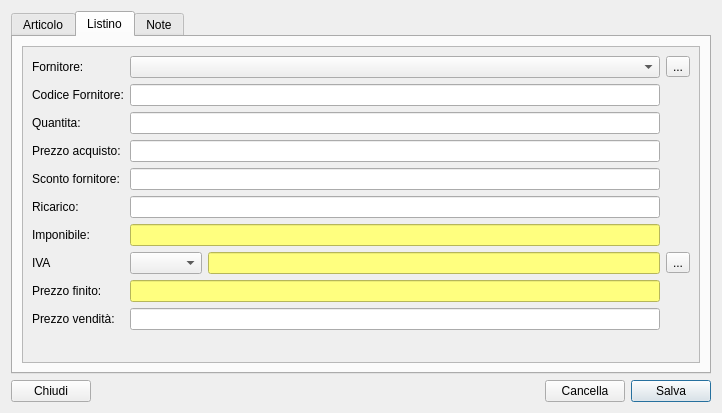
<?xml version="1.0" encoding="UTF-8"?>
<ui version="4.0">
 <class>ArticoloDialog</class>
 <widget class="QDialog" name="ArticoloDialog">
  <property name="geometry">
   <rect>
    <x>0</x>
    <y>0</y>
    <width>722</width>
    <height>413</height>
   </rect>
  </property>
  <property name="windowTitle">
   <string>Dialog</string>
  </property>
  <layout class="QVBoxLayout" name="verticalLayout_5">
   <item>
    <widget class="QTabWidget" name="tabWidget">
     <property name="tabShape">
      <enum>QTabWidget::Rounded</enum>
     </property>
     <property name="currentIndex">
      <number>1</number>
     </property>
     <property name="elideMode">
      <enum>Qt::ElideNone</enum>
     </property>
     <widget class="QWidget" name="tab">
      <attribute name="title">
       <string>Articolo</string>
      </attribute>
      <layout class="QVBoxLayout" name="verticalLayout_2">
       <item>
        <widget class="QScrollArea" name="scrollArea">
         <property name="widgetResizable">
          <bool>true</bool>
         </property>
         <widget class="QWidget" name="scrollAreaWidgetContents">
          <property name="geometry">
           <rect>
            <x>0</x>
            <y>0</y>
            <width>680</width>
            <height>315</height>
           </rect>
          </property>
          <layout class="QVBoxLayout" name="verticalLayout_4">
           <property name="leftMargin">
            <number>9</number>
           </property>
           <item>
            <layout class="QGridLayout" name="gridLayout">
             <item row="1" column="0">
              <widget class="QLabel" name="label_7">
               <property name="text">
                <string>Marca:</string>
               </property>
               <property name="buddy">
                <cstring>cb_marca</cstring>
               </property>
              </widget>
             </item>
             <item row="6" column="0">
              <widget class="QLabel" name="label_9">
               <property name="text">
                <string>Unità di misura:</string>
               </property>
               <property name="buddy">
                <cstring>cb_unitamisura</cstring>
               </property>
              </widget>
             </item>
             <item row="7" column="1">
              <widget class="QLineEdit" name="le_scorta"/>
             </item>
             <item row="7" column="0">
              <widget class="QLabel" name="label_18">
               <property name="text">
                <string>Scorta minima:</string>
               </property>
               <property name="buddy">
                <cstring>le_scorta</cstring>
               </property>
              </widget>
             </item>
             <item row="3" column="0">
              <widget class="QLabel" name="label_3">
               <property name="text">
                <string>Codice Articolo:</string>
               </property>
               <property name="buddy">
                <cstring>le_cod_articolo</cstring>
               </property>
              </widget>
             </item>
             <item row="1" column="2">
              <widget class="QToolButton" name="pb_marca_dlg">
               <property name="text">
                <string>...</string>
               </property>
              </widget>
             </item>
             <item row="1" column="1">
              <widget class="QComboBox" name="cb_marca"/>
             </item>
             <item row="2" column="1">
              <widget class="QLineEdit" name="le_modello"/>
             </item>
             <item row="2" column="0">
              <widget class="QLabel" name="label_8">
               <property name="text">
                <string>Modello:</string>
               </property>
               <property name="buddy">
                <cstring>le_modello</cstring>
               </property>
              </widget>
             </item>
             <item row="6" column="1">
              <widget class="QComboBox" name="cb_unitamisura"/>
             </item>
             <item row="4" column="0">
              <widget class="QLabel" name="label_5">
               <property name="text">
                <string>Codice a barre:</string>
               </property>
               <property name="buddy">
                <cstring>le_cod_barre</cstring>
               </property>
              </widget>
             </item>
             <item row="0" column="1">
              <widget class="QLineEdit" name="le_descrizione"/>
             </item>
             <item row="5" column="1">
              <widget class="QComboBox" name="cb_catmerce"/>
             </item>
             <item row="3" column="1">
              <widget class="QLineEdit" name="le_cod_articolo"/>
             </item>
             <item row="6" column="2">
              <widget class="QToolButton" name="pb_unita_dlg">
               <property name="text">
                <string>...</string>
               </property>
              </widget>
             </item>
             <item row="5" column="2">
              <widget class="QToolButton" name="pb_catmerce_dlg">
               <property name="text">
                <string>...</string>
               </property>
              </widget>
             </item>
             <item row="5" column="0">
              <widget class="QLabel" name="label_6">
               <property name="text">
                <string>Categoria:</string>
               </property>
               <property name="buddy">
                <cstring>cb_catmerce</cstring>
               </property>
              </widget>
             </item>
             <item row="0" column="0">
              <widget class="QLabel" name="label">
               <property name="text">
                <string>Descrizione :</string>
               </property>
               <property name="buddy">
                <cstring>le_descrizione</cstring>
               </property>
              </widget>
             </item>
             <item row="4" column="1">
              <widget class="QLineEdit" name="le_cod_barre"/>
             </item>
            </layout>
           </item>
           <item>
            <spacer name="verticalSpacer">
             <property name="orientation">
              <enum>Qt::Vertical</enum>
             </property>
             <property name="sizeHint" stdset="0">
              <size>
               <width>20</width>
               <height>31</height>
              </size>
             </property>
            </spacer>
           </item>
          </layout>
         </widget>
        </widget>
       </item>
      </layout>
     </widget>
     <widget class="QWidget" name="tab_3">
      <attribute name="title">
       <string>Listino</string>
      </attribute>
      <layout class="QVBoxLayout" name="verticalLayout_6">
       <item>
        <widget class="QScrollArea" name="scrollArea_2">
         <property name="widgetResizable">
          <bool>true</bool>
         </property>
         <widget class="QWidget" name="scrollAreaWidgetContents_2">
          <property name="geometry">
           <rect>
            <x>0</x>
            <y>0</y>
            <width>680</width>
            <height>315</height>
           </rect>
          </property>
          <layout class="QVBoxLayout" name="verticalLayout">
           <item>
            <layout class="QGridLayout" name="gridLayout_3">
             <item row="3" column="1" colspan="2">
              <widget class="QLineEdit" name="le_prezzo_acquisto">
               <property name="placeholderText">
                <string/>
               </property>
              </widget>
             </item>
             <item row="0" column="0">
              <widget class="QLabel" name="label_2">
               <property name="text">
                <string>Fornitore:</string>
               </property>
               <property name="buddy">
                <cstring>cb_fornitore</cstring>
               </property>
              </widget>
             </item>
             <item row="1" column="0">
              <widget class="QLabel" name="label_4">
               <property name="text">
                <string>Codice Fornitore:</string>
               </property>
               <property name="buddy">
                <cstring>le_cod_fornitore</cstring>
               </property>
              </widget>
             </item>
             <item row="2" column="0">
              <widget class="QLabel" name="label_13">
               <property name="text">
                <string>Quantita:</string>
               </property>
               <property name="buddy">
                <cstring>le_quantita</cstring>
               </property>
              </widget>
             </item>
             <item row="3" column="0">
              <widget class="QLabel" name="label_14">
               <property name="text">
                <string>Prezzo acquisto:</string>
               </property>
               <property name="buddy">
                <cstring>le_prezzo_acquisto</cstring>
               </property>
              </widget>
             </item>
             <item row="4" column="0">
              <widget class="QLabel" name="label_15">
               <property name="text">
                <string>Sconto fornitore:</string>
               </property>
               <property name="buddy">
                <cstring>le_sconto</cstring>
               </property>
              </widget>
             </item>
             <item row="6" column="0">
              <widget class="QLabel" name="label_17">
               <property name="text">
                <string>Ricarico:</string>
               </property>
               <property name="buddy">
                <cstring>le_ricarico</cstring>
               </property>
              </widget>
             </item>
             <item row="9" column="0">
              <widget class="QLabel" name="label_16">
               <property name="text">
                <string>IVA</string>
               </property>
               <property name="buddy">
                <cstring>cb_codiva</cstring>
               </property>
              </widget>
             </item>
             <item row="1" column="1" colspan="2">
              <widget class="QLineEdit" name="le_cod_fornitore"/>
             </item>
             <item row="0" column="3">
              <widget class="QToolButton" name="pb_fornitore_dlg">
               <property name="text">
                <string>...</string>
               </property>
              </widget>
             </item>
             <item row="0" column="1" colspan="2">
              <widget class="QComboBox" name="cb_fornitore"/>
             </item>
             <item row="2" column="1" colspan="2">
              <widget class="QLineEdit" name="le_quantita"/>
             </item>
             <item row="4" column="1" colspan="2">
              <widget class="QLineEdit" name="le_sconto"/>
             </item>
             <item row="9" column="1">
              <widget class="QComboBox" name="cb_codiva"/>
             </item>
             <item row="7" column="0">
              <widget class="QLabel" name="label_19">
               <property name="text">
                <string>Imponibile:</string>
               </property>
               <property name="buddy">
                <cstring>le_imponibile</cstring>
               </property>
              </widget>
             </item>
             <item row="9" column="2">
              <widget class="QLineEdit" name="le_iva">
               <property name="styleSheet">
                <string notr="true">background-color: rgb(255, 255, 127);</string>
               </property>
               <property name="readOnly">
                <bool>true</bool>
               </property>
              </widget>
             </item>
             <item row="9" column="3">
              <widget class="QToolButton" name="pb_iva_dlg">
               <property name="text">
                <string>...</string>
               </property>
               <property name="arrowType">
                <enum>Qt::NoArrow</enum>
               </property>
              </widget>
             </item>
             <item row="6" column="1" colspan="2">
              <widget class="QLineEdit" name="le_ricarico"/>
             </item>
             <item row="7" column="1" colspan="2">
              <widget class="QLineEdit" name="le_imponibile">
               <property name="styleSheet">
                <string notr="true">background-color: rgb(255, 255, 127);</string>
               </property>
               <property name="readOnly">
                <bool>true</bool>
               </property>
              </widget>
             </item>
             <item row="10" column="0">
              <widget class="QLabel" name="label_23">
               <property name="text">
                <string>Prezzo finito:</string>
               </property>
               <property name="buddy">
                <cstring>le_prezzo_finito</cstring>
               </property>
              </widget>
             </item>
             <item row="12" column="0">
              <widget class="QLabel" name="label_24">
               <property name="text">
                <string>Prezzo vendità:</string>
               </property>
               <property name="buddy">
                <cstring>le_prezzo_vendita</cstring>
               </property>
              </widget>
             </item>
             <item row="12" column="1" colspan="2">
              <widget class="QLineEdit" name="le_prezzo_vendita">
               <property name="styleSheet">
                <string notr="true"/>
               </property>
               <property name="readOnly">
                <bool>false</bool>
               </property>
              </widget>
             </item>
             <item row="10" column="1" colspan="2">
              <widget class="QLineEdit" name="le_prezzo_finito">
               <property name="styleSheet">
                <string notr="true">background-color: rgb(255, 255, 127);</string>
               </property>
               <property name="readOnly">
                <bool>true</bool>
               </property>
              </widget>
             </item>
            </layout>
           </item>
           <item>
            <spacer name="verticalSpacer_3">
             <property name="orientation">
              <enum>Qt::Vertical</enum>
             </property>
             <property name="sizeHint" stdset="0">
              <size>
               <width>20</width>
               <height>2</height>
              </size>
             </property>
            </spacer>
           </item>
          </layout>
         </widget>
        </widget>
       </item>
      </layout>
     </widget>
     <widget class="QWidget" name="tab_2">
      <attribute name="title">
       <string>Note</string>
      </attribute>
      <layout class="QVBoxLayout" name="verticalLayout_7">
       <item>
        <widget class="QScrollArea" name="scrollArea_3">
         <property name="widgetResizable">
          <bool>true</bool>
         </property>
         <widget class="QWidget" name="scrollAreaWidgetContents_3">
          <property name="geometry">
           <rect>
            <x>0</x>
            <y>0</y>
            <width>249</width>
            <height>226</height>
           </rect>
          </property>
          <layout class="QVBoxLayout" name="verticalLayout_8">
           <item>
            <layout class="QGridLayout" name="gridLayout_2" columnstretch="0,0,0">
             <item row="0" column="0">
              <widget class="QLabel" name="label_12">
               <property name="text">
                <string>Sede magazzino:</string>
               </property>
               <property name="buddy">
                <cstring>cb_sede</cstring>
               </property>
              </widget>
             </item>
             <item row="1" column="0">
              <widget class="QLabel" name="label_11">
               <property name="text">
                <string>Data arrivo:</string>
               </property>
               <property name="buddy">
                <cstring>le_data</cstring>
               </property>
              </widget>
             </item>
             <item row="0" column="1">
              <widget class="QComboBox" name="cb_sede"/>
             </item>
             <item row="0" column="2">
              <widget class="QToolButton" name="pb_sede_dlg">
               <property name="text">
                <string>...</string>
               </property>
              </widget>
             </item>
             <item row="1" column="1">
              <widget class="QDateEdit" name="le_data">
               <property name="calendarPopup">
                <bool>true</bool>
               </property>
              </widget>
             </item>
             <item row="2" column="0">
              <widget class="QLabel" name="label_10">
               <property name="text">
                <string>Numero fattura:</string>
               </property>
              </widget>
             </item>
             <item row="2" column="1">
              <widget class="QLineEdit" name="le_fattura"/>
             </item>
            </layout>
           </item>
           <item>
            <spacer name="verticalSpacer_2">
             <property name="orientation">
              <enum>Qt::Vertical</enum>
             </property>
             <property name="sizeHint" stdset="0">
              <size>
               <width>20</width>
               <height>49</height>
              </size>
             </property>
            </spacer>
           </item>
           <item>
            <widget class="QGroupBox" name="groupBox">
             <property name="title">
              <string>Note:</string>
             </property>
             <property name="flat">
              <bool>false</bool>
             </property>
             <property name="checkable">
              <bool>true</bool>
             </property>
             <layout class="QVBoxLayout" name="verticalLayout_3">
              <item>
               <widget class="QTextEdit" name="te_note"/>
              </item>
             </layout>
            </widget>
           </item>
          </layout>
         </widget>
        </widget>
       </item>
      </layout>
     </widget>
    </widget>
   </item>
   <item>
    <layout class="QHBoxLayout" name="horizontalLayout">
     <item>
      <widget class="QPushButton" name="pb_close">
       <property name="text">
        <string>Chiudi</string>
       </property>
      </widget>
     </item>
     <item>
      <spacer name="horizontalSpacer">
       <property name="orientation">
        <enum>Qt::Horizontal</enum>
       </property>
       <property name="sizeHint" stdset="0">
        <size>
         <width>40</width>
         <height>20</height>
        </size>
       </property>
      </spacer>
     </item>
     <item>
      <widget class="QPushButton" name="pb_clear">
       <property name="text">
        <string>Cancella</string>
       </property>
      </widget>
     </item>
     <item>
      <widget class="QPushButton" name="pb_save">
       <property name="text">
        <string>Salva</string>
       </property>
       <property name="default">
        <bool>true</bool>
       </property>
      </widget>
     </item>
    </layout>
   </item>
  </layout>
 </widget>
 <tabstops>
  <tabstop>tabWidget</tabstop>
  <tabstop>scrollArea</tabstop>
  <tabstop>le_descrizione</tabstop>
  <tabstop>cb_marca</tabstop>
  <tabstop>pb_marca_dlg</tabstop>
  <tabstop>le_modello</tabstop>
  <tabstop>le_cod_articolo</tabstop>
  <tabstop>le_cod_barre</tabstop>
  <tabstop>cb_catmerce</tabstop>
  <tabstop>pb_catmerce_dlg</tabstop>
  <tabstop>cb_unitamisura</tabstop>
  <tabstop>pb_unita_dlg</tabstop>
  <tabstop>le_scorta</tabstop>
  <tabstop>cb_fornitore</tabstop>
  <tabstop>pb_fornitore_dlg</tabstop>
  <tabstop>le_cod_fornitore</tabstop>
  <tabstop>le_quantita</tabstop>
  <tabstop>le_prezzo_acquisto</tabstop>
  <tabstop>le_sconto</tabstop>
  <tabstop>le_ricarico</tabstop>
  <tabstop>cb_codiva</tabstop>
  <tabstop>pb_iva_dlg</tabstop>
  <tabstop>cb_sede</tabstop>
  <tabstop>pb_sede_dlg</tabstop>
  <tabstop>le_data</tabstop>
  <tabstop>groupBox</tabstop>
  <tabstop>te_note</tabstop>
  <tabstop>pb_save</tabstop>
  <tabstop>scrollArea_2</tabstop>
  <tabstop>le_iva</tabstop>
  <tabstop>pb_close</tabstop>
  <tabstop>pb_clear</tabstop>
  <tabstop>le_imponibile</tabstop>
  <tabstop>scrollArea_3</tabstop>
 </tabstops>
 <resources/>
 <connections>
  <connection>
   <sender>groupBox</sender>
   <signal>clicked(bool)</signal>
   <receiver>te_note</receiver>
   <slot>setVisible(bool)</slot>
   <hints>
    <hint type="sourcelabel">
     <x>123</x>
     <y>180</y>
    </hint>
    <hint type="destinationlabel">
     <x>129</x>
     <y>180</y>
    </hint>
   </hints>
  </connection>
  <connection>
   <sender>pb_close</sender>
   <signal>clicked()</signal>
   <receiver>ArticoloDialog</receiver>
   <slot>close()</slot>
   <hints>
    <hint type="sourcelabel">
     <x>80</x>
     <y>402</y>
    </hint>
    <hint type="destinationlabel">
     <x>122</x>
     <y>544</y>
    </hint>
   </hints>
  </connection>
  <connection>
   <sender>pb_close</sender>
   <signal>clicked()</signal>
   <receiver>ArticoloDialog</receiver>
   <slot>reject()</slot>
   <hints>
    <hint type="sourcelabel">
     <x>48</x>
     <y>402</y>
    </hint>
    <hint type="destinationlabel">
     <x>103</x>
     <y>428</y>
    </hint>
   </hints>
  </connection>
  <connection>
   <sender>le_sconto</sender>
   <signal>editingFinished()</signal>
   <receiver>ArticoloDialog</receiver>
   <slot>updateImponibile()</slot>
   <hints>
    <hint type="sourcelabel">
     <x>129</x>
     <y>84</y>
    </hint>
    <hint type="destinationlabel">
     <x>719</x>
     <y>186</y>
    </hint>
   </hints>
  </connection>
  <connection>
   <sender>le_prezzo_acquisto</sender>
   <signal>editingFinished()</signal>
   <receiver>ArticoloDialog</receiver>
   <slot>updatePrezzoAcquisto()</slot>
   <hints>
    <hint type="sourcelabel">
     <x>129</x>
     <y>84</y>
    </hint>
    <hint type="destinationlabel">
     <x>719</x>
     <y>160</y>
    </hint>
   </hints>
  </connection>
  <connection>
   <sender>le_ricarico</sender>
   <signal>editingFinished()</signal>
   <receiver>ArticoloDialog</receiver>
   <slot>updateImponibile()</slot>
   <hints>
    <hint type="sourcelabel">
     <x>129</x>
     <y>84</y>
    </hint>
    <hint type="destinationlabel">
     <x>717</x>
     <y>237</y>
    </hint>
   </hints>
  </connection>
  <connection>
   <sender>cb_codiva</sender>
   <signal>currentIndexChanged(QString)</signal>
   <receiver>ArticoloDialog</receiver>
   <slot>updateIva()</slot>
   <hints>
    <hint type="sourcelabel">
     <x>129</x>
     <y>84</y>
    </hint>
    <hint type="destinationlabel">
     <x>270</x>
     <y>384</y>
    </hint>
   </hints>
  </connection>
  <connection>
   <sender>le_prezzo_finito</sender>
   <signal>editingFinished()</signal>
   <receiver>ArticoloDialog</receiver>
   <slot>updatePrezzoFinito()</slot>
   <hints>
    <hint type="sourcelabel">
     <x>129</x>
     <y>84</y>
    </hint>
    <hint type="destinationlabel">
     <x>717</x>
     <y>324</y>
    </hint>
   </hints>
  </connection>
  <connection>
   <sender>pb_save</sender>
   <signal>clicked()</signal>
   <receiver>ArticoloDialog</receiver>
   <slot>save()</slot>
   <hints>
    <hint type="sourcelabel">
     <x>704</x>
     <y>390</y>
    </hint>
    <hint type="destinationlabel">
     <x>717</x>
     <y>378</y>
    </hint>
   </hints>
  </connection>
 </connections>
 <slots>
  <slot>updatePrezzoAcquisto()</slot>
  <slot>updateIva()</slot>
  <slot>updatePrezzoFinito()</slot>
  <slot>updateImponibile()</slot>
  <slot>save()</slot>
 </slots>
</ui>
